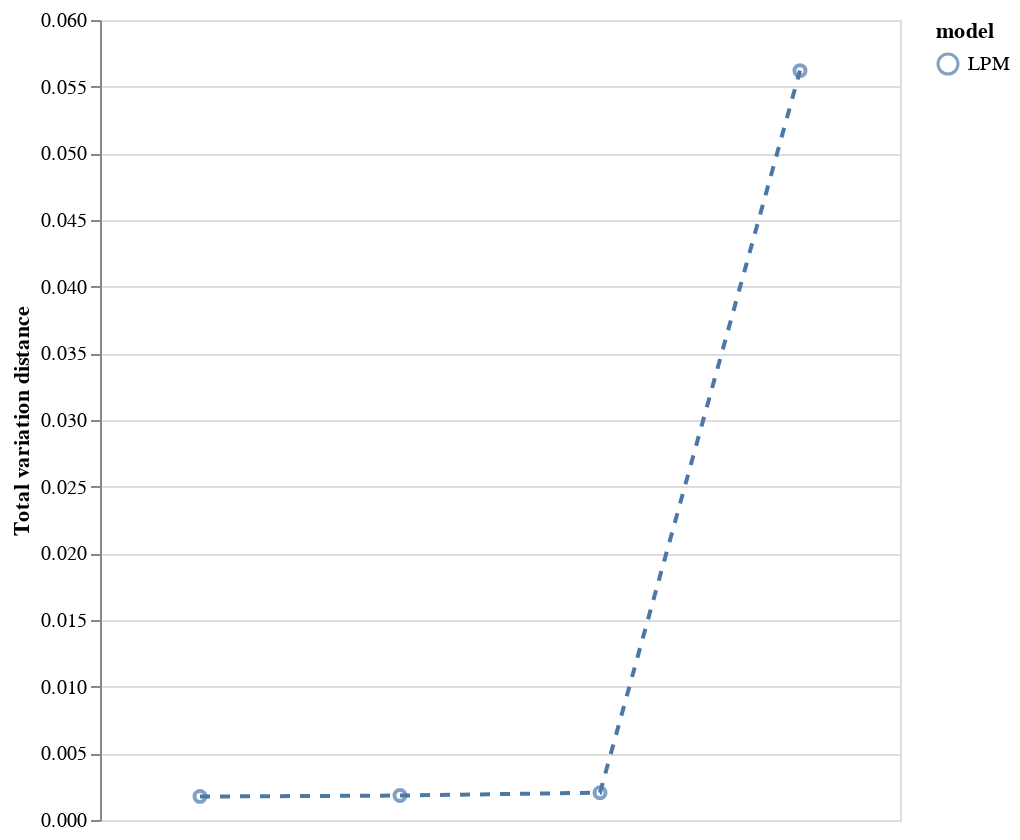

The code cell stored with this chart in its notebook:
### Code cell
plot_fidelity(fidelity_data)

### Figure 1 — Vega-Lite specification as saved in the notebook (floating-point values rounded to 4 significant figures)
{"config": {"view": {"continuousWidth": 300, "continuousHeight": 300}}, "layer": [{"mark": {"type": "line", "strokeDash": [5, 5]}, "encoding": {"color": {"field": "model", "type": "nominal"}, "x": {"axis": null, "field": "index", "type": "ordinal"}, "y": {"field": "tvd", "title": "Total variation distance", "type": "quantitative"}}}, {"mark": {"type": "point"}, "encoding": {"color": {"field": "model", "type": "nominal"}, "tooltip": [{"field": "column-1", "title": "Column 1", "type": "nominal"}, {"field": "column-2", "title": "Column 2", "type": "nominal"}], "x": {"axis": {"labels": false}, "field": "index", "title": "Pairs of columns (ordered from best fit to worst)", "type": "ordinal"}, "y": {"field": "tvd", "type": "quantitative"}}}], "data": {"name": "data-7397a78c2d03a088ce5ee99bbed1e8bb"}, "height": 400, "width": 400, "$schema": "https://vega.github.io/schema/vega-lite/v5.20.1.json", "datasets": {"data-7397a78c2d03a088ce5ee99bbed1e8bb": [{"column-1": "total_score", "column-2": "sports_flg", "tvd": 0.001757, "model": "LPM", "index": 0}, {"column-1": "terrace_flg", "column-2": "darts_flg", "tvd": 0.001833, "model": "LPM", "index": 1}, {"column-1": "total_score", "column-2": "live_flg", "tvd": 0.002049, "model": "LPM", "index": 2}, {"column-1": "total_score", "column-2": "closed", "tvd": 0.0562, "model": "LPM", "index": 35}]}}
